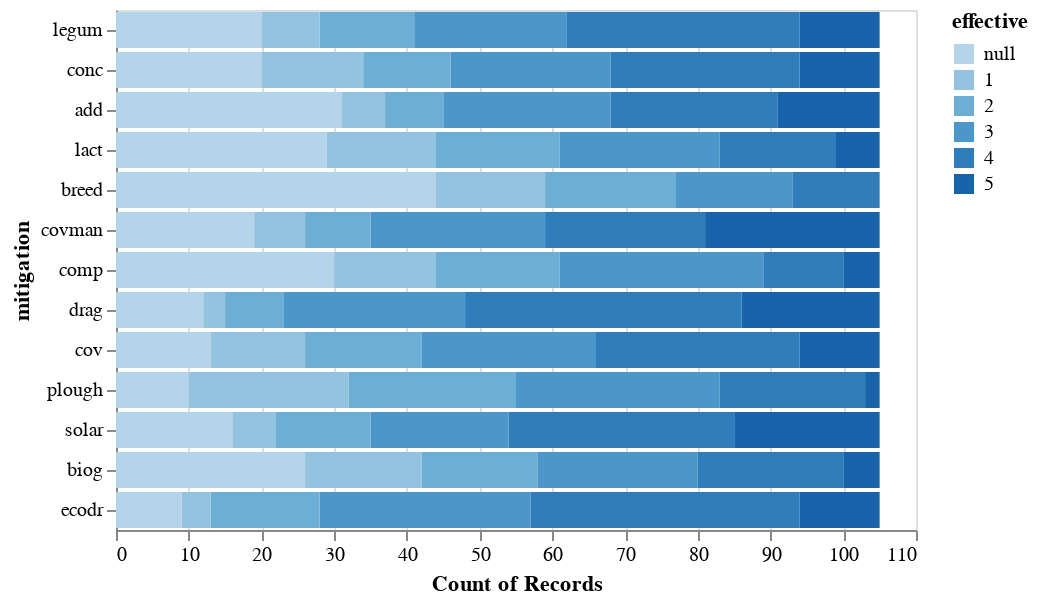

Notebook source saved alongside this figure:
### Markdown cell above
### What mitigations do farmers see as effective?
Reminder that 1=not effective at all, 2, 3, 4, 5=very effective and NA=don't know.

### Code cell
alt.Chart(mitigation_df).mark_bar().encode(
    x='count(effective)',
    y=alt.Y('mitigation', sort=implemented_columns),
    color='effective:O'
)

### Figure 1 — Vega-Lite specification as saved in the notebook (floating-point values rounded to 4 significant figures; data arrays with more than 128 entries replaced by an {"elided": "..."} marker saying what was removed)
{"config": {"view": {"continuousWidth": 400, "continuousHeight": 300}}, "data": {"name": "data-28c9b768757230f3b662a18bcbed2501"}, "mark": "bar", "encoding": {"color": {"type": "ordinal", "field": "effective"}, "x": {"type": "quantitative", "aggregate": "count", "field": "effective"}, "y": {"type": "nominal", "field": "mitigation", "sort": ["legum", "conc", "add", "lact", "breed", "covman", "comp", "drag", "cov", "plough", "solar", "biog", "ecodr"]}}, "$schema": "https://vega.github.io/schema/vega-lite/v4.8.1.json", "datasets": {"data-28c9b768757230f3b662a18bcbed2501": {"elided": "1365 records"}}}
